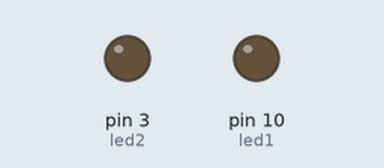
Recording of a sketch running on a simulated Arduino Uno, built with avr-gcc and run on an emulated ATmega328P. Shown: output pins drawn as LEDs (lit = HIGH).

Above: at 0.15 s.
At 20.05 s:
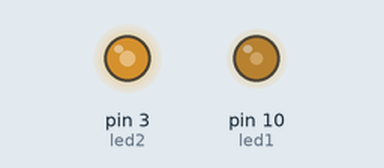
Timing chart, 0 to 19.9 s (numbered marks = the images above):
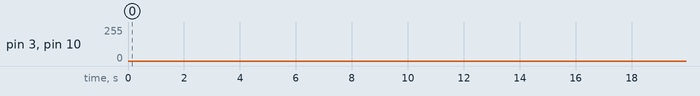

The sketch:

fade_in_fade_out.ino
```cpp
//INTIALIZE VARIABLE FOR TWO LEDS
int led1=10,led2=3;
void setup() {
  // SET MODE FOR LEDS
  pinMode(led1,OUTPUT);
  pinMode(led2,OUTPUT);
}

void loop() {
  // USING ANALOG TO CONTROL BRIGHTNESS
  int i,j;
  // 8 BIT SO WE ARE USING CHARACTORS FROM 0 TO 255
    for( i=0, j=255;i<255,j>0;i++,j--) // IN THESE TWO FOR LOOP LED 1 AND 2 ARE REVERSED
    {
    analogWrite(led1,i);
    analogWrite(led2,j);
    delay(5);
    }
    for( i=0,  j=255;i<255,j>0;i++,j--)
    {
    analogWrite(led1,j);
    analogWrite(led2,i);
    delay(5);
    }

}
```
